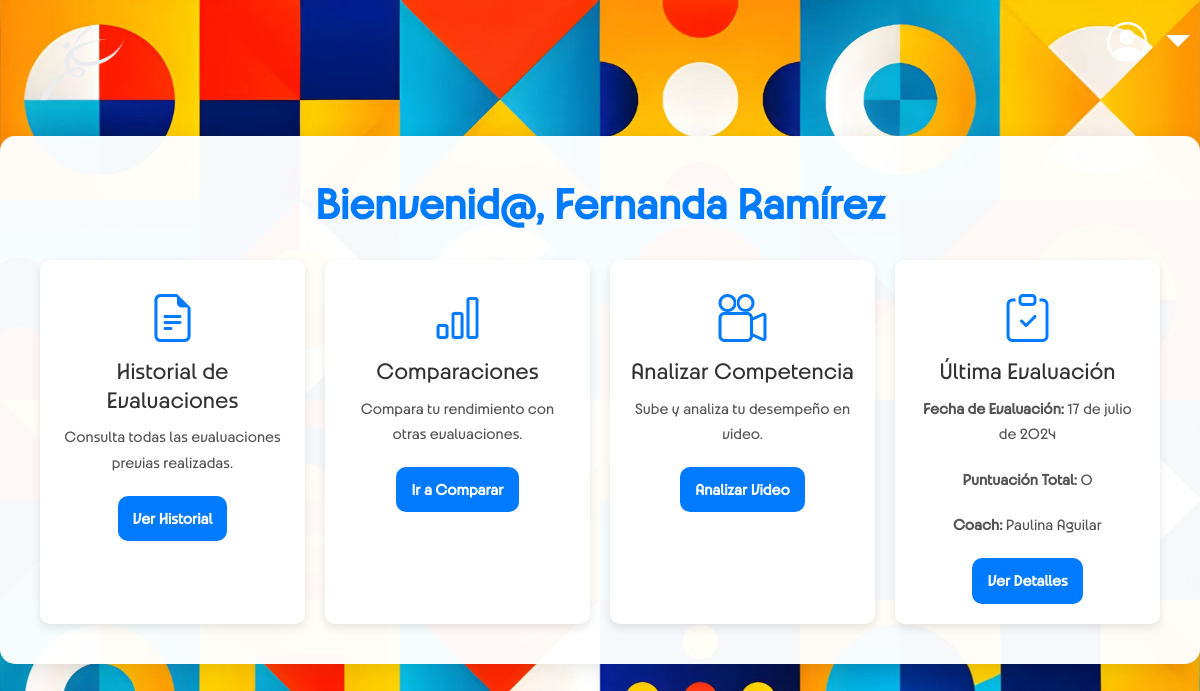
Page /users/profile/athlete/ (signed in) on the committed database.
### users/models.py (models this page shows, shortened)
class Profile(models.Model):
    ROLE_CHOICES = [
        ('Athlete', 'Atleta'),
        ('Coach', 'Coach'),
    ]
    user = models.OneToOneField(User, on_delete=models.CASCADE)
    date_of_birth = models.DateField(null=True, blank=True)
    country = models.CharField(max_length=2, choices=COUNTRY_CHOICES, blank=True)
    olympic_country = models.CharField(max_length=2, choices=COUNTRY_CHOICES)
    discipline = models.CharField(max_length=100, choices=DISCIPLINE_CHOICES)
    branch = models.CharField(max_length=100, blank=True, null=True)
    role = models.CharField(max_length=50, choices=[('Athlete', 'Atleta'), ('Coach', 'Coach')], default='Athlete')
    olympic_team = models.ForeignKey(OlympicTeam, on_delete=models.SET_NULL, null=True, blank=True, related_name='team_members')
    security_answer1 = models.CharField(max_length=255, blank=True, null=True)
    security_answer2 = models.CharField(max_length=255, blank=True, null=True)
    security_answer3 = models.CharField(max_length=255, blank=True, null=True)

class AthleteRecord(models.Model):
    athlete = models.ForeignKey('Profile', on_delete=models.CASCADE, related_name='athlete_records')
    coach = models.ForeignKey('Profile', on_delete=models.CASCADE, related_name='coach_records')
    evaluation_date = models.DateField(null=True, blank=True)
    created_at = models.DateTimeField(auto_now_add=True)
    updated_at = models.DateTimeField(auto_now=True)
    def total_score(self):
        return self.criteria.aggregate(Sum('score'))['score__sum'] or 0

### users/views.py (the view)
# urls.py: path('profile/athlete/', views.athlete_profile, name='athlete_profile'),
@login_required
def athlete_profile(request, athlete_id=None):
    if athlete_id:
        profile = get_object_or_404(Profile, id=athlete_id, role='Athlete')
    else:
        profile = request.user.profile
    full_name = f"{profile.user.first_name} {profile.user.last_name}"
    latest_record = AthleteRecord.objects.filter(athlete=profile).order_by('-evaluation_date').first()
    return render(request, 'athlete_profile.html', {
        'profile': profile,
        'full_name': full_name,
        'latest_record': latest_record if latest_record else None  # Asegúrate de pasar None si no hay latest_record
    })

### athlete_path/templates/athlete_profile.html (shortened to what this page needs)
{% load static %}
<!DOCTYPE html>
<html lang="es">
<head>
    <link href="https://cdn.jsdelivr.net/npm/bootstrap@5.3.0-alpha1/dist/css/bootstrap.min.css" rel="stylesheet">
    <link href="https://cdnjs.cloudflare.com/ajax/libs/bootstrap-icons/1.10.5/font/bootstrap-icons.min.css" rel="stylesheet">
    <link rel="stylesheet" href="{% static 'css/styles.css' %}">
</head>
<body class="athlete-profile-body">
    <div class="athlete-profile-header-logo">
        <a href="{% url 'home' %}">
            <img src="{% static '/css/images/WhiteLogo.png' %}" alt="Logo">
        </a>
    </div>
    <div class="menu-container">
        <div class="dropdown">
            <button
                class="dropdown-toggle profile-icon"
                type="button"
                id="userProfileDropdown"
                data-bs-toggle="dropdown"
                aria-expanded="false">
                <i class="bi bi-person-circle"></i>
            </button>
        </div>
    </div>
    <div class="athlete-profile-container">
        <h1 class="athlete-title">
            Bienvenid@, <span class="athlete-profile-highlight">{{ profile.user.first_name }} {{ profile.user.last_name }}</span>
        </h1>
        <div class="athlete-profile-options">
            <div class="athlete-card">
                <i class="athlete-icon bi bi-file-earmark-text"></i>
                <h4 class="athlete-card-title">Historial de Evaluaciones</h4>
                <p class="athlete-card-description">Consulta todas las evaluaciones previas realizadas.</p>
                <a href="{% url 'view_athlete_records' profile.id %}" class="athlete-card-button">Ver Historial</a>
            </div>
            <div class="athlete-card">
                <i class="athlete-icon bi bi-bar-chart"></i>
                <h4 class="athlete-card-title">Comparaciones</h4>
                <p class="athlete-card-description">Compara tu rendimiento con otras evaluaciones.</p>
                <a href="{% url 'comparison_options' %}" class="athlete-card-button">Ir a Comparar</a>
            </div>
            <div class="athlete-card">
                <i class="athlete-icon bi bi-camera-reels"></i>
                <h4 class="athlete-card-title">Analizar Competencia</h4>
                <p class="athlete-card-description">Sube y analiza tu desempeño en video.</p>
                <a href="{% url 'video_analysis' %}" class="athlete-card-button">Analizar Video</a>
            </div>
            <div class="athlete-card">
                <i class="athlete-icon bi bi-clipboard-check"></i>
                <h4 class="athlete-card-title">Última Evaluación</h4>
                {% if latest_record %}
                    <p class="athlete-card-description"><strong>Fecha de Evaluación:</strong> {{ latest_record.evaluation_date }}</p>
                    <p class="athlete-card-description"><strong>Puntuación Total:</strong> {{ latest_record.total_score }}</p>
                    <p class="athlete-card-description"><strong>Coach:</strong> {{ latest_record.coach.user.first_name }} {{ latest_record.coach.user.last_name }}</p>
                    <a href="{% url 'athlete_view_evaluation_detail' latest_record.id %}" class="athlete-card-button">Ver Detalles</a>
                {% else %}
                    <p class="athlete-card-description">No tienes evaluaciones disponibles aún.</p>
                {% endif %}
            </div>
        </div>
    </div>
</body>

### rows in the picture
Profile: user.first_name "Fernanda", user.last_name "Ramírez"
AthleteRecord: evaluation_date "17 de julio de 2024", total_score "0", coach.user.first_name "Paulina", coach.user.last_name "Aguilar"
